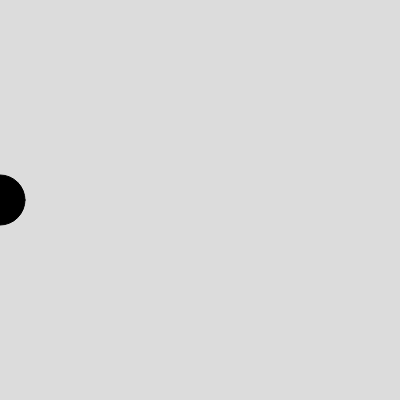
Frame 1 (no input)
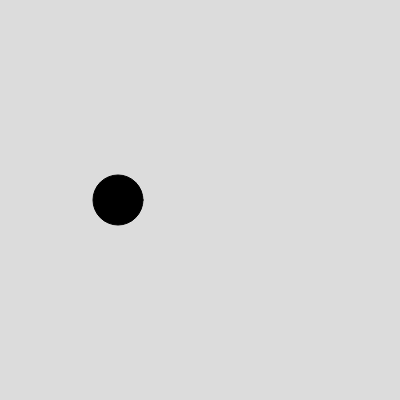
Frame 60 (no input)
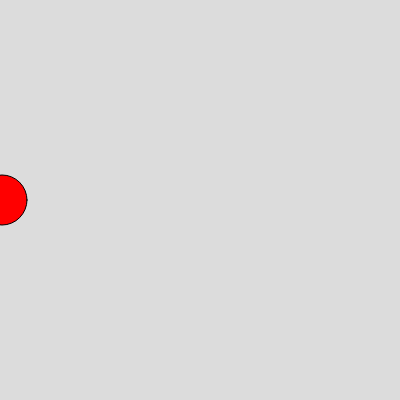
Frame 120 (the mouse pressed at the canvas centre since frame 60)

The p5.js sketch that drew these frames (run headless with seeded random() and noise() and a simulated clock; from frame 60 on, the mouse is pressed at the canvas centre):

// p5.js sketch
// ── sketch.js
// DM2008 — Activity 2a [Guided]
// Mode Switch (20 min)
//
// Keys 1, 2, 3 switch between modes — each one changes the background color.
// Try extending each mode to also change the fill, size, or speed of the ellipse.
// Keep it simple: one clear change per mode that's easy to see on screen.
//
// Stretch: add a 4th mode, or make the ellipse change shape between modes.

let x = 0;       // ellipse x-position
let size = 50;   // ellipse size
let bgColor;     // background color, changed by key presses

function setup() {
  createCanvas(400, 400);
  bgColor = color(220);
}

function draw() {
  background(bgColor);

  // --- Your if/else goes here ---
  // Try swapping this out for your own rule.
  if (mouseIsPressed) {
    fill(255, 0, 0); // red on click
  } else {
    fill(0);
    size = 50;
  }

  // Draw the ellipse at its current position
  ellipse(x, height / 2, size);

  // Move the ellipse
    if (mouseIsPressed) {
    x -= 2;
  } else {
    x += 2;
  }

  // Wrap around when it exits the right edge
  if (x > width + size / 2) {
    x = 0;
  }

  // Wrap around when it exits the left edge
  if (x < 0 - size && mouseIsPressed) {
    x = width;
  }
    
}

// Keys 1, 2, 3 change the background color — this is your mode switch
function keyPressed() {
  switch (key) {
    case "1":
      bgColor = color(200, 100, 100);
      break; // red
    case "2":
      bgColor = color(100, 200, 100);
      break; // green
    case "3":
      bgColor = color(100, 100, 200);
      break; // blue
    default:
      bgColor = color(220); // grey
  }

}
